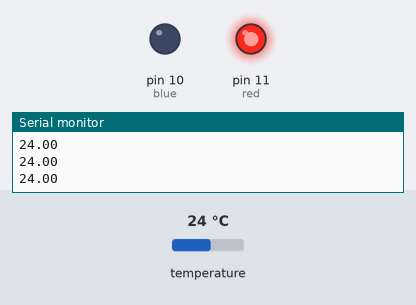
The sketch below on a simulated Arduino Uno, built with avr-gcc and run on an emulated ATmega328P. Parts: output pins drawn as LEDs (lit = HIGH), the last lines printed to the serial monitor. The inputs (shaded band) are chosen by the test bench; at power-on: temperature 24 °C.

Above: at 1.3 s.
1.4 s: temperature set to 23.4 °C
2.9 s: temperature set to 22.5 °C
At 4.0 s:
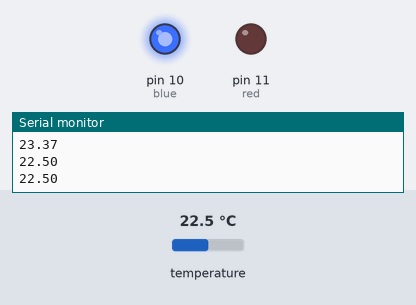
4.6 s: temperature set to 28 °C
At 5.1 s:
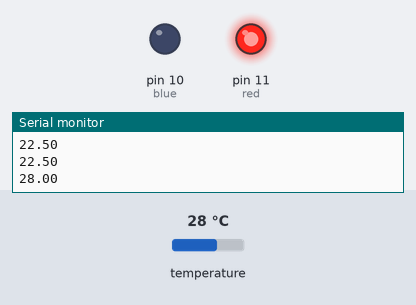
6.2 s: temperature set to 12 °C
At 7.5 s:
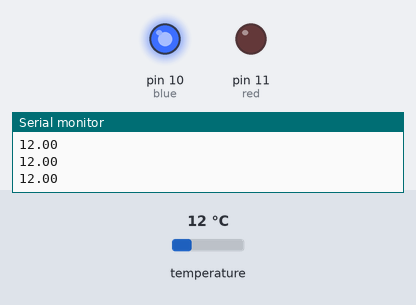
Timing chart, 0 to 8.7 s (numbered marks = the images above; inputs shaded):
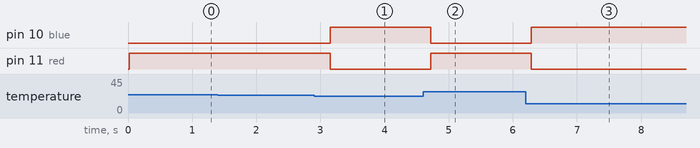

Measured:
- the behaviour switches between 23 and 22.9 °C on temperature (found by bisection; images 0 and 1)
- after the input at 2.9 s, pin 10 (blue): LOW → HIGH after 0.25 s; pin 11 (red): HIGH → LOW after 0.25 s
- after the input at 4.6 s, pin 10 (blue): HIGH → LOW after 0.12 s; pin 11 (red): LOW → HIGH after 0.12 s
- after the input at 6.2 s, pin 10 (blue): LOW → HIGH after 0.08 s; pin 11 (red): HIGH → LOW after 0.08 s

The sketch:

Fish_WaterTemp.ino
```cpp
//수온센서
#include <OneWire.h>

int DS18S20_Pin = 2;                             //온도센서를 2번 핀으로 연결
int red = 11;                                    //빨간색led를 11번 핀으로 연결
int blue = 10;                                   //파란색led를 10번 핀으로 연결

OneWire ds(DS18S20_Pin);                         //2번 핀과 연결되 OneWire 객체 생성

void setup(){
  Serial.begin(9600);                           // 시리얼 통신, 속도는 9600
  pinMode(red, OUTPUT);
  pinMode(blue, OUTPUT);
}

void loop(){
  float temperature = getTemp();                 //온도 측정 후 변수에 저장
  Serial.println(temperature);
  if(temperature < 23){                          //온도가 24도 이하일 때, 파란색 LED 점등
    digitalWrite(red, LOW);
    digitalWrite(blue, HIGH);
    delay(500);
  }
  else{                                          //온도가 24도 이상일 때, 빨간색 LED 점등
    digitalWrite(red, HIGH);
    digitalWrite(blue, LOW);
    delay(500);
  }
}

float getTemp(){                                   //온도 측정 후 반환하는 함수
 byte data[12];
 byte addr[8];
 if ( !ds.search(addr)) {
   ds.reset_search();
   return -1000;
 }
 if ( OneWire::crc8( addr, 7) != addr[7]) {
   Serial.println("CRC is not valid!");
   return -1000;
 }
 if ( addr[0] != 0x10 && addr[0] != 0x28) {
   Serial.print("Device is not recognized");
   return -1000;
 }
 ds.reset();
 ds.select(addr);
 ds.write(0x44,1);
 byte present = ds.reset();
 ds.select(addr);
 ds.write(0xBE);

 for (int i = 0; i < 9; i++) {
  data[i] = ds.read();
 }

 ds.reset_search();
 byte MSB = data[1];
 byte LSB = data[0];
 float tempRead = ((MSB << 8) | LSB);
 float TemperatureSum = tempRead / 16;
 return TemperatureSum;
}
```
